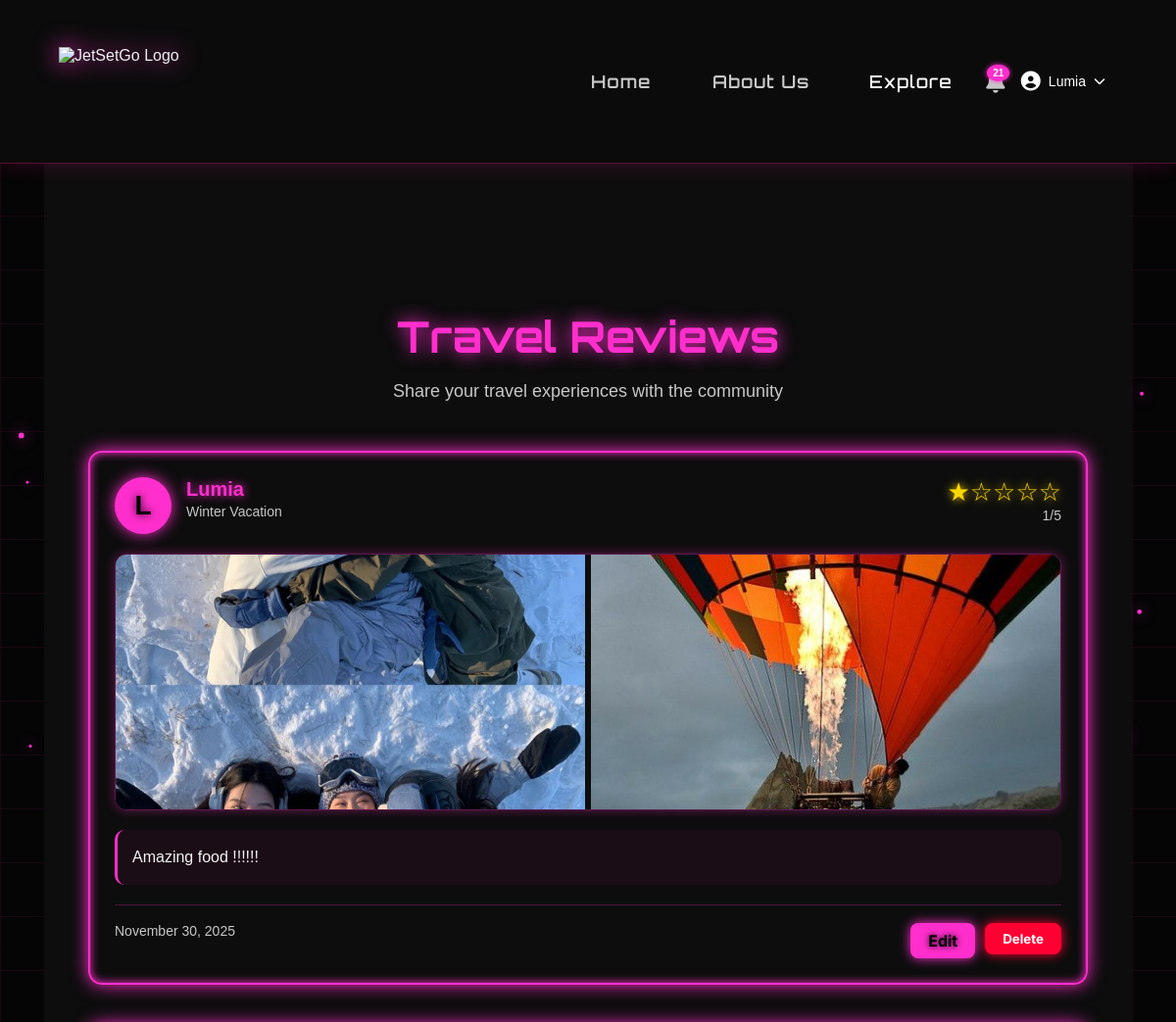
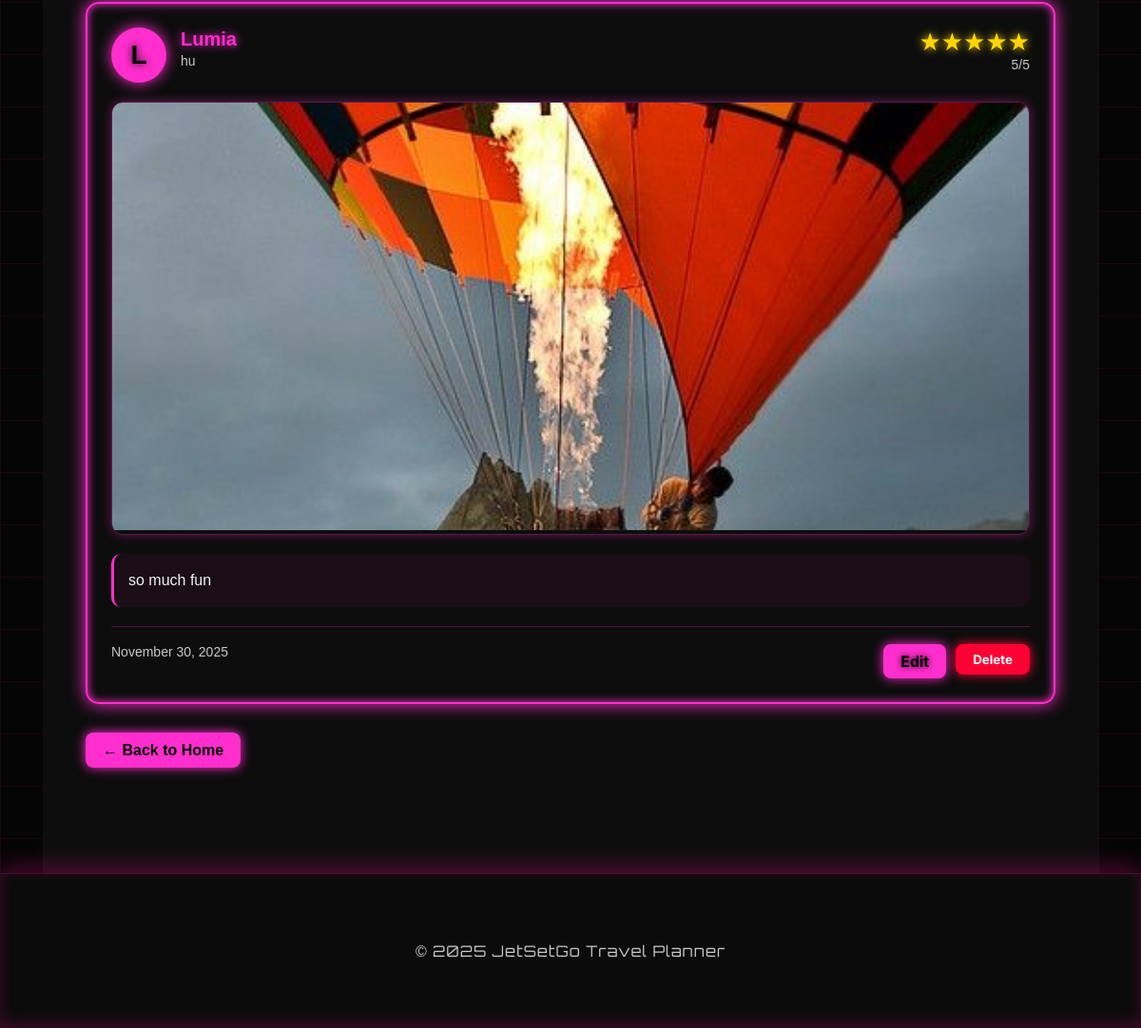
The app's page /reviews (signed in) with its own data (2 pictures, top to bottom).
### app/models.py (models this page shows, shortened)
class User(db.Model):
    __tablename__ = 'user'
    id = db.Column(db.Integer, primary_key=True)
    username = db.Column(db.String(100), nullable=False)
    email = db.Column(db.String(100), unique=True, nullable=False)
    password = db.Column(db.String(200), nullable=False)
    shared_expenses = db.relationship("Expense", secondary=expense_shared, backref="users_shared")
    favorite_destinations = db.relationship(
        "FavoriteDestination",
        secondary=user_favorite_destinations,
        backref=db.backref("users_who_favorited", lazy="dynamic")
    )
    reviews = db.relationship("Review", backref="user", lazy=True, cascade="all, delete-orphan")

class Review(db.Model):
    __tablename__ = "review"
    id = db.Column(db.Integer, primary_key=True)
    rating = db.Column(db.Integer, nullable=False)
    comment = db.Column(db.Text)
    created_at = db.Column(db.DateTime, default=datetime.utcnow)
    updated_at = db.Column(db.DateTime, default=datetime.utcnow, onupdate=datetime.utcnow)
    trip_id = db.Column(db.Integer, db.ForeignKey("trip.id"), nullable=False)
    user_id = db.Column(db.Integer, db.ForeignKey("user.id"), nullable=False)
    photos = db.relationship("ReviewPhoto", backref="review", lazy=True, cascade="all, delete-orphan")
    __table_args__ = (db.UniqueConstraint('trip_id', 'user_id', name='unique_trip_user_review'),)
    def delete(self):
        return ReviewService.delete_review(self)
    def get_star_display(self):
        return ReviewService.get_star_display(self)

class Trip(db.Model):
    __tablename__ = 'trip'
    id = db.Column(db.Integer, primary_key=True)
    title = db.Column(db.String(100), nullable=False)
    start_date = db.Column(db.Date, nullable=False)
    end_date = db.Column(db.Date, nullable=False)
    description = db.Column(db.Text, nullable=True)
    destinations = db.relationship(
        "TripDestination",
        backref="trip",
        cascade="all, delete-orphan",
        lazy=True
    )
    itinerary = db.relationship("ItineraryItem", backref="trip", lazy=True, cascade="all, delete-orphan")
    budget = db.relationship("Budget", backref="trip", uselist=False, cascade="all, delete-orphan")
    participants = db.relationship("User", secondary=trip_users, backref=db.backref("trips", lazy="dynamic"))
    reviews = db.relationship("Review", backref="trip", lazy=True, cascade="all, delete-orphan")

class ReviewPhoto(db.Model):
    __tablename__ = "review_photo"
    id = db.Column(db.Integer, primary_key=True)
    photo_url = db.Column(db.String(500), nullable=False)
    caption = db.Column(db.String(500))
    created_at = db.Column(db.DateTime, default=datetime.utcnow)
    review_id = db.Column(db.Integer, db.ForeignKey("review.id"), nullable=False)

### app/routes/trips.py (the view)
@trips_bp.route("/reviews")
def view_all_reviews():
    if "user_id" not in session:
        flash("Please log in to view reviews", "danger")
        return redirect(url_for("auth.login"))
    reviews = Review.query.order_by(Review.created_at.desc()).all()
    return render_template("reviews.html", reviews=reviews)

### app/models.py (called while the page is built)
    @staticmethod
    def get_star_display(review):
        return "★" * review.rating + "☆" * (5 - review.rating)

### app/templates/reviews.html (shortened to what this page needs)
{% extends 'base.html' %}
{% block content %}
<div class="reviews-container">
    <div class="reviews-header">
        <h1>Travel Reviews</h1>
        <p>Share your travel experiences with the community</p>
    </div>
    {% if reviews %}
        <div class="reviews-grid">
            {% for review in reviews %}
            <div class="review-card">
                <div class="review-header">
                    <div class="review-user-info">
                        <div class="user-avatar">{{ review.user.username[0].upper() }}</div>
                        <div>
                            <h3>{{ review.user.username }}</h3>
                            <p class="review-trip-title">{{ review.trip.title }}</p>
                        </div>
                    </div>
                    <div class="review-rating">
                        <span class="stars">{{ review.get_star_display() }}</span>
                        <span class="rating-number">{{ review.rating }}/5</span>
                    </div>
                </div>
                {% if review.photos %}
                <div class="review-photos">
                    {% if review.photos|length == 1 %}
                        <img src="{{ review.photos[0].photo_url }}" alt="Review photo" class="single-photo">
                    {% elif review.photos|length == 2 %}
                        <div class="photo-grid-2">
                            {% for photo in review.photos %}
                                <img src="{{ photo.photo_url }}" alt="Review photo">
                            {% endfor %}
                        </div>
                    {% endif %}
                </div>
                {% endif %}
                {% if review.comment %}
                <div class="review-comment">
                    <p>{{ review.comment }}</p>
                </div>
                {% endif %}
                <div class="review-footer">
                    <span class="review-date">{{ review.created_at.strftime('%B %d, %Y') }}</span>
                    {% if review.user_id == session.get('user_id') %}
                    <div class="review-actions">
                        <a href="{{ url_for('trips.edit_review', review_id=review.id) }}" class="btn-edit">Edit</a>
                        <form method="POST" action="{{ url_for('trips.delete_review', review_id=review.id) }}" style="display: inline;" onsubmit="return confirm('Are you sure you want to delete this review?');">
                            <button type="submit" class="btn-delete">Delete</button>
                        </form>
                    </div>
                    {% endif %}
                </div>
            </div>
            {% endfor %}
        </div>
    {% else %}
        <div class="no-reviews">
            <p>📝 No reviews yet. Be the first to share your travel experience!</p>
            <a href="{{ url_for('trips.view_trips') }}" class="btn-primary">View Your Trips</a>
        </div>
    {% endif %}
    <div class="back-button-container" style="margin-top: 40px;">
        <a href="{{ url_for('view.user_home') }}" class="btn back-button" style="text-decoration: none;">
            <span class="arrow">←</span> Back to Home
        </a>
    </div>
</div>
{% endblock %}

### app/templates/base.html (shortened to what this page needs)
<!DOCTYPE html>
<html lang="en">
<head>
    <link rel="stylesheet" href="{{ url_for('static', filename='css/style.css') }}">
    <link rel="stylesheet" href="https://cdnjs.cloudflare.com/ajax/libs/font-awesome/6.5.0/css/all.min.css">
</head>
<body>
<header>
    <div class="container nav-container">
        <img src="{{ url_for('static', filename='images/logo.png') }}" alt="JetSetGo Logo" class="logo">
        <nav>
            {% if 'user_id' in session and 'user_email' in session %}
            <a href="{{ url_for('view.user_home') }}">Home</a>
            {% else %}
            <a href="{{ url_for('view.landing') }}">Home</a>
            {% endif %}
            <a href="{{ url_for('main.about') }}">About Us</a>
            <a href="{{ url_for('social.explore') }}" class="nav-explore">Explore</a>
            <div class="notif-wrapper">
                <i class="fas fa-bell notif-bell" id="notifBell"></i>
                <span id="notifBadge" class="notif-badge" style="display:none;">0</span>
            </div>
            {% if 'user_id' in session and 'user_email' in session %}
                <div class="user-dropdown-wrapper">
                    <button class="user-dropdown-toggle">
                        <i class="fas fa-user-circle"></i>
                        <span class="username-display">{{ session.get('user_name', 'User') }}</span>
                        <i class="fas fa-chevron-down"></i>
                    </button>
                </div>
            {% else %}
                <a href="{{ url_for('auth.login') }}">Login</a>
                <a href="{{ url_for('auth.register') }}">Register</a>
            {% endif %}
        </nav>
    </div>
</header>
<main class="container">
    {% block content %}{% endblock %}
</main>
<footer>
    <div class="container">
        <p>&copy; {{ 2025 }} JetSetGo Travel Planner</p>
    </div>
</footer>
</body>
</html>

### app/static/css/style.css (style rules this page uses)
:root { --bg-color: #000000; --text-color: #f2f2f2; --soft-text: #c7c7c7; --card-bg: rgba(10, 10, 10, 0.8); --border-color: #ff2ecc; --neon-pink: #ff2ecc; --neon-hover: #ff5be0; }
body { background: var(--bg-color); color: var(--text-color); font-family: "Inter", sans-serif; margin: 0; padding: 0; opacity: 0; animation: fadeIn 0.9s ease-out forwards; }
a { transition: opacity 0.3s ease; }
.container { width: 90%; max-width: 1150px; margin: auto; }
body::before { content: ""; position: fixed; top: 0; left: 0; width: 100%; height: 100%; background-image: linear-gradient(rgba(255, 20, 147, 0.08) 1px, transparent 1px), linear-gradient(90deg, rgba(255, 20, 147, 0.08) 1px, transparent 1px); background-size: 55px 55px; animation: gridMove 32s linear infinite; z-index: -3; pointer-events: none !important; }
header { background: #0b0b0b; padding: 18px 0; border-bottom: 1px solid rgba(255, 20, 147, 0.3); box-shadow: 0 0 20px rgba(255, 20, 147, 0.2); position: relative; z-index: 20; }
header .container { display: flex; justify-content: space-between; align-items: center; }
.logo { height: 70px; filter: drop-shadow(0 0 12px var(--neon-pink)); }
nav a { margin-left: 30px; text-decoration: none; color: var(--soft-text); font-size: 18px; font-family: "Orbitron", sans-serif; letter-spacing: 1px; font-weight: 600; padding: 10px 14px; transition: 0.25s ease; position: relative; z-index: 20; }
.btn { width: 100%; padding: 12px 0; background: var(--neon-pink); color: #000; border: none; font-weight: 600; font-size: 16px; margin-top: 10px; border-radius: 8px; cursor: pointer; transition: 0.25s ease; box-shadow: 0 0 12px var(--neon-pink); position: relative; z-index: 20; }
footer { background: #0b0b0b; padding: 25px 0; text-align: center; color: var(--soft-text); border-top: 1px solid rgba(255, 20, 147, 0.25); font-family: "Orbitron", sans-serif; letter-spacing: 1px; box-shadow: 0 -5px 25px rgba(255, 20, 147, 0.3), inset 0 -5px 15px rgba(255, 20, 147, 0.2); position: relative; z-index: 20; }
.container { max-width: 1200px; margin: auto; padding: 30px 15px; position: relative; z-index: 10; }
body { background: #050505; color: #eee; font-family: 'Poppins', sans-serif; }
.btn, .btn-small, .btn-clear { padding: 10px 18px; border: none; border-radius: 8px; background: var(--neon-pink); color: #000; cursor: pointer; font-weight: bold; transition: 0.2s ease; }
.notif-wrapper { position: relative; display: inline-block; margin-left: 18px; }
.notif-bell { font-size: 22px; color: var(--soft-text); cursor: pointer; transition: 0.25s ease; text-shadow: none; position: relative; top: 2px; }
.notif-badge { position: absolute; top: -5px; right: -5px; background: var(--neon-pink); color: white; font-size: 10px; padding: 3px 6px; border-radius: 50%; font-weight: bold; box-shadow: 0 0 5px var(--neon-pink); }

### app/templates/base.html (style rules this page uses)
:root { --bg-primary: #0d0d0d; --bg-secondary: #1a1a1a; }
body { background: var(--bg-primary); transition: background 0.4s ease; }
main { background: var(--bg-primary); }
html, body { background: var(--bg-primary); }
.nav-explore { color: white; text-decoration: none; font-weight: 500; transition: all 0.3s; padding: 8px 12px; border-radius: 6px; }
.user-dropdown-wrapper { position: relative; display: inline-block; }
.user-dropdown-toggle { background: none; border: none; color: white; cursor: pointer; display: flex; align-items: center; gap: 8px; font-size: 14px; transition: opacity 0.3s; padding: 8px 12px; border-radius: 6px; }
.user-dropdown-toggle i:first-child { font-size: 20px; }
.user-dropdown-toggle i:last-child { font-size: 12px; transition: transform 0.3s; }

### records on screen
User: get "Lumia"
Review: user "L", user.username "Lumia", trip "Winter Vacation", star "★☆☆☆☆", rating "1", comment "Amazing food !!!!!!", created_at "November 30, 2025"
ReviewPhoto: photo_url (picture)
ReviewPhoto: photo_url (picture)
Review: user "L", user.username "Lumia", trip "hu", star "★★★★★", rating "5", photo_url (picture), comment "so much fun", created_at "November 30, 2025"

### other values on screen
{{ 2025 }} "2025"
